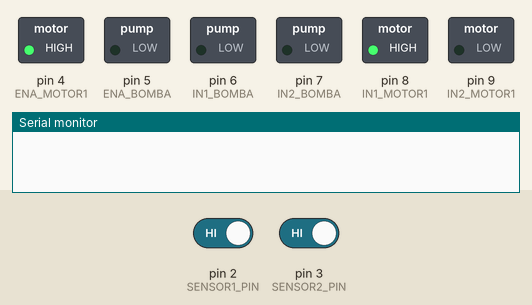
The sketch below on a simulated Arduino Uno, built with avr-gcc and run on an emulated ATmega328P. Shown: switched loads named in the sketch (green lamp = pin HIGH), the last lines printed to the serial monitor. The test bench sets the inputs (shaded band); at power-on: pin 2 (SENSOR1_PIN) HIGH, pin 3 (SENSOR2_PIN) HIGH.

Above: at 1.2 s.
1.3 s: pin 2 (SENSOR1_PIN) driven LOW
At 2.0 s:
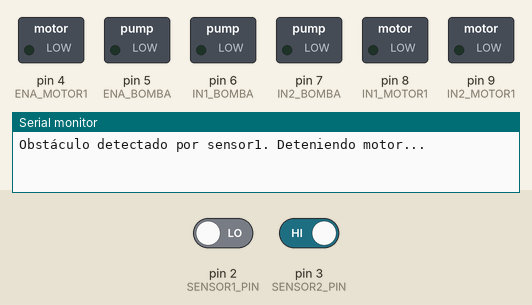
At 4.7 s:
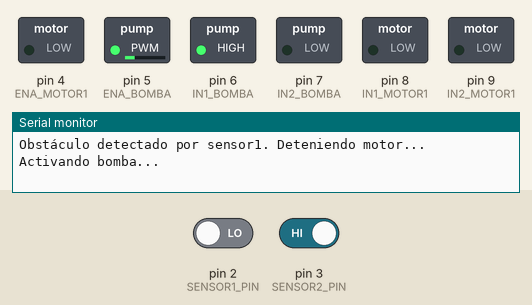
Timing chart, 0 to 10.3 s (numbered marks = the images above; inputs shaded):
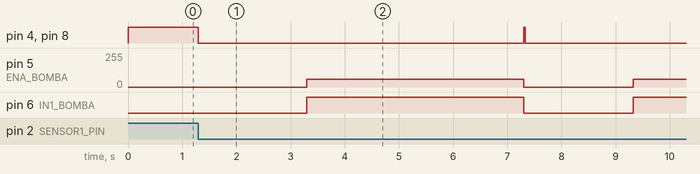

Measured:
- after the input at 1.3 s, pin 4 (ENA_MOTOR1), pin 8 (IN1_MOTOR1): HIGH → LOW at once, → HIGH 6.0 s later, → LOW 0.03 s later; pin 5 (ENA_BOMBA): 0/255 → 60/255 after 2.0 s, → 0/255 4.0 s later, → 60/255 2.0 s later; pin 6 (IN1_BOMBA): LOW → HIGH after 2.0 s, → LOW 4.0 s later, → HIGH 2.0 s later

The sketch:

ConveyorBeltConMotorStepper.ino
```cpp
//


// Pines del sensor
#define SENSOR1_PIN 2
#define SENSOR2_PIN 3

// Motor DC (Movimiento)
#define ENA_MOTOR1 4
#define IN1_MOTOR1 8
#define IN2_MOTOR1 9

// Bomba de agua
#define ENA_BOMBA 5
#define IN1_BOMBA 6
#define IN2_BOMBA 7

// Variables de control
bool motorActivo = true;
bool bombaActivada = false;
unsigned long tiempoBombaInicio = 0;

void setup() {
  Serial.begin(9600);

  // Configuración de pines
  pinMode(SENSOR1_PIN, INPUT);
  pinMode(SENSOR2_PIN, INPUT);

  pinMode(ENA_MOTOR1, OUTPUT);
  pinMode(IN1_MOTOR1, OUTPUT);
  pinMode(IN2_MOTOR1, OUTPUT);

  pinMode(ENA_BOMBA, OUTPUT);
  pinMode(IN1_BOMBA, OUTPUT);
  pinMode(IN2_BOMBA, OUTPUT);

  avanzarMotor();
}

void loop() {
  // Leer sensores (asumiendo que emiten LOW cuando detectan obstáculo)
  bool obstaculo1 = digitalRead(SENSOR1_PIN) == LOW;
  bool obstaculo2 = digitalRead(SENSOR2_PIN) == LOW;

  if (motorActivo && obstaculo1) {
    Serial.println("Obstáculo detectado por sensor1. Deteniendo motor...");
    detenerMotor();
    motorActivo = false;

    delay(2000);  // Esperar 2 segundos

    Serial.println("Activando bomba...");
    activarBomba(60);  // Velocidad 60 (de 255)
    bombaActivada = true;
    tiempoBombaInicio = millis();
  }

  if (bombaActivada && (millis() - tiempoBombaInicio >= 4000)) {
    Serial.println("Apagando bomba y reanudando motor...");
    detenerBomba();
    bombaActivada = false;

    avanzarMotor();
    motorActivo = true;
  }

  if (motorActivo && obstaculo2) {
    Serial.println("Obstáculo detectado por sensor2. Deteniendo motor...");
    detenerMotor();
    motorActivo = false;
  }
}

// Funciones de control del motor DC
void avanzarMotor() {
  digitalWrite(IN1_MOTOR1, HIGH);
  digitalWrite(IN2_MOTOR1, LOW);
  analogWrite(ENA_MOTOR1, 255);  // Velocidad máxima
}

void detenerMotor() {
  digitalWrite(IN1_MOTOR1, LOW);
  digitalWrite(IN2_MOTOR1, LOW);
  analogWrite(ENA_MOTOR1, 0);
}

// Funciones de control de la bomba
void activarBomba(int velocidad) {
  digitalWrite(IN1_BOMBA, HIGH);
  digitalWrite(IN2_BOMBA, LOW);
  analogWrite(ENA_BOMBA, velocidad);
}

void detenerBomba() {
  digitalWrite(IN1_BOMBA, LOW);
  digitalWrite(IN2_BOMBA, LOW);
  analogWrite(ENA_BOMBA, 0);
}
```
